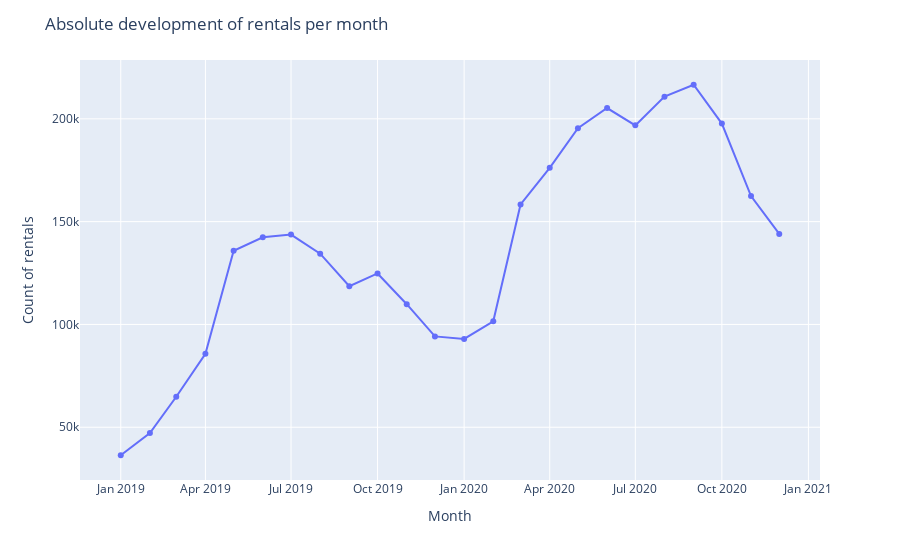

The code cell stored with this chart in its notebook:
### Markdown cell above
## Absolute development of rentals per month

### Code cell
# Count rentals per month/year-combination
df_month_year=df.groupby("month_year",as_index=False).count().sort_values(by="month_year")

# Cast period column to string column
df_month_year["month_year"]=df_month_year["month_year"].astype("str")

# Show rentals per month 
fig_counts_mj_cust = px.line(df_month_year, x="month_year", y="windspeed", markers=True)
fig_counts_mj_cust.update_layout(title="Absolute development of rentals per month", xaxis_title="Month", yaxis_title="Count of rentals")

### Figure 1 — Plotly figure (JSON) as saved in the notebook; plotly's stock layout.template omitted (floating-point values rounded to 4 significant figures)
{"data": [{"hovertemplate": "month_year=%{x}<br>windspeed=%{y}<extra></extra>", "legendgroup": "", "line": {"color": "#636efa", "dash": "solid"}, "marker": {"symbol": "circle"}, "mode": "lines+markers", "name": "", "orientation": "v", "showlegend": false, "type": "scatter", "x": ["2019-01", "2019-02", "2019-03", "2019-04", "2019-05", "2019-06", "2019-07", "2019-08", "2019-09", "2019-10", "2019-11", "2019-12", "2020-01", "2020-02", "2020-03", "2020-04", "2020-05", "2020-06", "2020-07", "2020-08", "2020-09", "2020-10", "2020-11", "2020-12"], "xaxis": "x", "y": [36383, 47149, 64816, 85751, 135840, 142371, 143711, 134420, 118611, 124805, 109843, 94180, 92971, 101547, 158378, 176193, 195469, 205245, 196823, 210789, 216578, 197685, 162439, 144024], "yaxis": "y"}], "layout": {"autosize": true, "legend": {"tracegroupgap": 0}, "margin": {"t": 60}, "title": {"text": "Absolute development of rentals per month"}, "xaxis": {"anchor": "y", "autorange": true, "domain": [0, 1], "range": ["2018-11-18 17:05:09.5023", "2021-01-13 06:54:50.4977"], "title": {"text": "Month"}, "type": "date"}, "yaxis": {"anchor": "x", "autorange": true, "domain": [0, 1], "range": [22430.0, 230500.0], "title": {"text": "Count of rentals"}, "type": "linear"}}}
